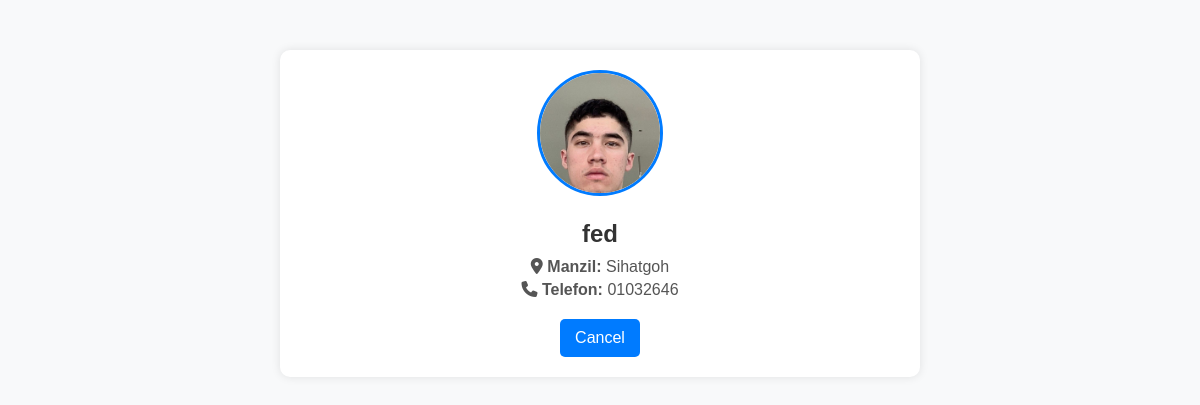
/profile/fed/, run on the app's committed database.
### commerce/models.py (models this page shows)
class UserProfile(models.Model):
    user = models.ForeignKey(User, on_delete=models.CASCADE, related_name='profile')
    profile_pict = models.ImageField(upload_to='product/', null=True, blank=True)
    bio = models.TextField(null=True, blank=True)
    address = models.CharField(max_length=255, null=True, blank=True)
    phone_number = models.CharField(max_length=20, null=True, blank=True)

class User(AbstractUser):
    ADMIN = 'admin'
    CLIENT = 'client'
    USER_ROLE_CHOICES = {
        ("client", "client"),
        ("admin", "admin"),
    }
    image = models.ImageField(upload_to='product/', null=True, blank=True, default="product/default.jpeg")
    phone_number = models.CharField(max_length=100)
    address = models.CharField(max_length=100)
    user_role = models.CharField(max_length=10, choices=USER_ROLE_CHOICES, default="client")

### commerce/views.py (the view)
# urls.py: path('profile/<str:username>/',ProfileView.as_view(), name='profile' )
class ProfileView(View):
    def get(self, request, username):
        user = get_object_or_404(User, username=username)
        profile, created = UserProfile.objects.get_or_create(user=user)
        return render(request, 'user/profile.html', {
            'user':user,
            'profile':profile,
        })

### commerce/context_processors.py (called while the page is built)
def cart_count(request):
    count = 0
    if request.user.is_authenticated:
        cart = Cart.objects.filter(user=request.user).first()
        if cart:
            count = cart.items.count()
    return {'cart_count': count}

### commerce/templates/user/profile.html (shortened to what this page needs)
<!DOCTYPE html>
<html lang="uz">
<head>
    <link rel="stylesheet" href="https://cdnjs.cloudflare.com/ajax/libs/font-awesome/6.4.2/css/all.min.css">
</head>
<body>
<div class="container">
    {% if profile.profile_pict %}
        <img src="{{ profile.profile_pict.url }}" alt="Profil rasmi" class="profile-img">
    {% else %}
        <img src="https://via.placeholder.com/120" alt="Profil rasmi" class="profile-img">
    {% endif %}
    <div class="profile-info">
        <h2>{{ user.username }}</h2>
        {% if profile.address %}
            <p><i class="fas fa-map-marker-alt"></i> <strong>Manzil:</strong> {{ profile.address }}</p>
        {% endif %}
        {% if profile.phone_number %}
            <p><i class="fas fa-phone"></i> <strong>Telefon:</strong> {{ profile.phone_number }}</p>
        {% endif %}
    </div>
     <a href="{% url 'home' %}" class="btn btn-secondary">Cancel</a>
</div>
</body>
</html>

### commerce/templates/user/profile.html (style rules this page uses)
body { font-family: Arial, sans-serif; background-color: #f8f9fa; margin: 0; padding: 0; }
.container { max-width: 600px; margin: 50px auto; background: white; padding: 20px; border-radius: 10px; box-shadow: 0 0 10px rgba(0, 0, 0, 0.1); text-align: center; }
.profile-img { width: 120px; height: 120px; border-radius: 50%; border: 3px solid #007bff; object-fit: cover; }
.profile-info { margin-top: 20px; }
.profile-info h2 { margin: 10px 0; color: #333; }
.profile-info p { margin: 5px 0; color: #555; }
.btn { display: inline-block; margin-top: 15px; padding: 10px 15px; text-decoration: none; background: #007bff; color: white; border-radius: 5px; transition: 0.3s; }

### data on the page
UserProfile: profile_pict (picture), address "Sihatgoh", phone_number "01032646"
User: username "fed"
